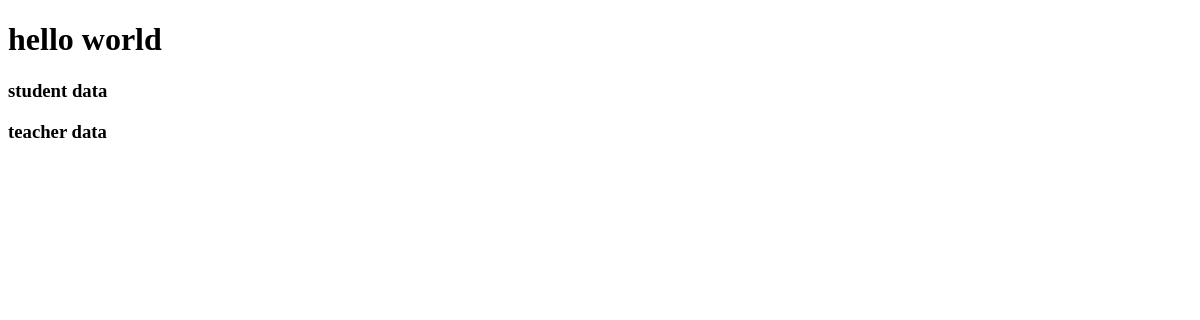
The page /opr/all-data/ on the database as committed earlier.
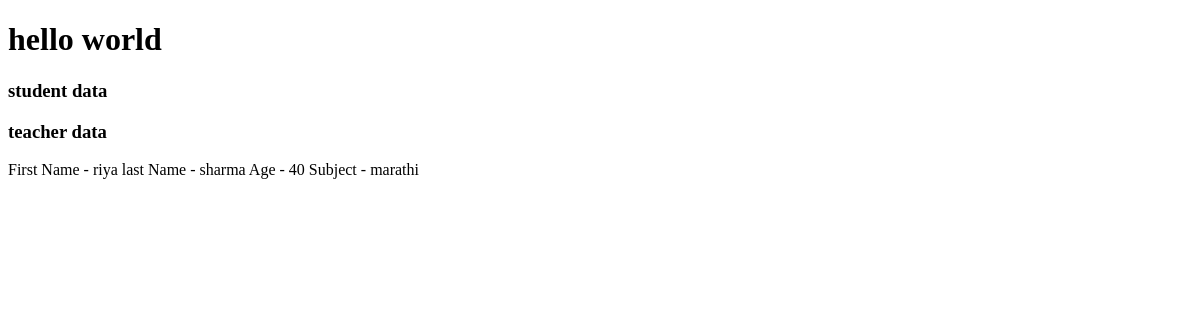
The same page on the database as committed later.
### opr/models.py (models this page shows, shortened)
class Teacher(models.Model):
     first_name = models.CharField(max_length=55,default='unknown')
     last_name = models.CharField(max_length=55,default='unknown')
     subject = models.CharField(max_length=55,default='marathi')
     age = models.IntegerField(default=19)

### opr/views.py (the view)
# urls.py: path("all-data/",views.all_data,name="all_data"),
def all_data(request):
     student_data = Student.objects.all()
     teacher_data = Teacher.objects.all()
     return render(request,'all_data.html',{'student_data':student_data,'teacher_data':teacher_data})

### templates/all_data.html (shortened to what this page needs)
<!doctype html>
<html lang="en">
<head>
</head>
<body>
     <h1>hello world</h1>
     <h3>student data</h3>
     <h3>teacher data</h3>
     {% for teacher in teacher_data %}
          First Name - {{teacher.first_name}}
          last Name - {{teacher.last_name}}
          Age - {{teacher.age}}
          Subject - {{teacher.subject}} <br>
     {% endfor %}
</body>
</html>

Rows that differ between the two databases and show on the page:
added Teacher: first_name "riya", last_name "sharma", age "40", subject "marathi"
